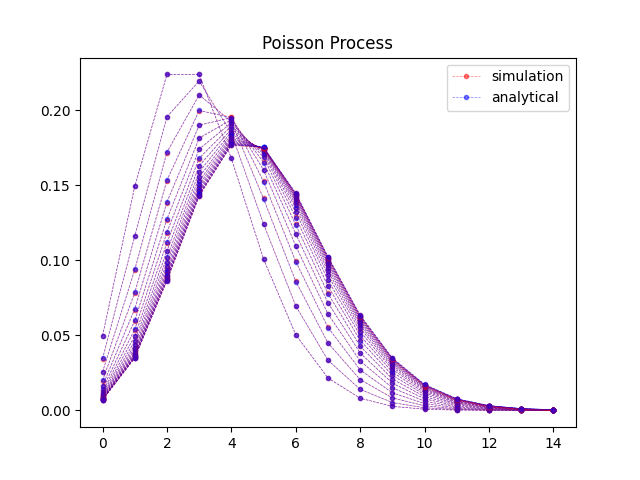

Reproduce this figure in Python.
import matplotlib.pyplot as plt
import numpy as np

LAMBDA = 3
A = 10.0
B = 2.0
maxN = 15
timeStep = 100
timeLen = 2
dt = 1 / timeStep

N = np.arange(0, maxN, 1, dtype=np.int64)
P = (
    np.exp(-LAMBDA)
    * np.power(LAMBDA, N)
    / np.array([np.math.factorial(i) for i in range(maxN)])
).tolist()
Ps = [P]

for t in range(timeLen * timeStep):
    newP = [0 for _ in range(maxN)]
    for n in range(maxN):
        if n + 1 < maxN:
            newP[n + 1] += P[n] * A * dt
        if n - 1 >= 0:
            newP[n - 1] += P[n] * n * B * dt
        newP[n] += (1 - A * dt - n * B * dt) * P[n]
    Ps.append(newP)
    P = newP
Ps = np.array(Ps)

for t in range(0, timeLen * timeStep, timeLen * timeStep // 20):
    Mt = A / B + (LAMBDA - A / B) * np.exp(-B * (t / timeStep))
    analysis = [Mt**n / np.math.factorial(n) * np.exp(-Mt) for n in range(maxN)]
    plt.plot(
        N,
        Ps[t],
        label="simulation",
        linestyle="dashed",
        marker="o",
        markersize=3,
        linewidth=0.5,
        alpha=0.5,
        color="red",
    )
    plt.plot(
        N,
        analysis,
        label="analytical",
        linestyle="dashed",
        marker="o",
        markersize=3,
        linewidth=0.5,
        alpha=0.5,
        color="blue",
    )

handles, labels = plt.gca().get_legend_handles_labels()
by_label = dict(zip(labels, handles))
plt.legend(by_label.values(), by_label.keys())
plt.title("Poisson Process")
plt.savefig("3.png")
